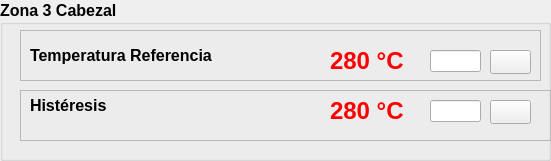
     <widget class="QGroupBox" name="groupBox_5">
      <property name="geometry">
       <rect>
        <x>10</x>
        <y>410</y>
        <width>551</width>
        <height>161</height>
       </rect>
      </property>
      <property name="font">
       <font>
        <pointsize>12</pointsize>
        <bold>true</bold>
       </font>
      </property>
      <property name="title">
       <string>Zona 3 Cabezal</string>
      </property>
      <widget class="QFrame" name="frame_4">
       <property name="geometry">
        <rect>
         <x>20</x>
         <y>30</y>
         <width>521</width>
         <height>51</height>
        </rect>
       </property>
       <property name="frameShape">
        <enum>QFrame::StyledPanel</enum>
       </property>
       <property name="frameShadow">
        <enum>QFrame::Raised</enum>
       </property>
       <widget class="QLabel" name="label_9">
        <property name="geometry">
         <rect>
          <x>10</x>
          <y>10</y>
          <width>211</width>
          <height>31</height>
         </rect>
        </property>
        <property name="font">
         <font>
          <pointsize>12</pointsize>
          <bold>true</bold>
         </font>
        </property>
        <property name="text">
         <string>Temperatura Referencia</string>
        </property>
       </widget>
       <widget class="QLabel" name="temp_referencia_3">
        <property name="geometry">
         <rect>
          <x>310</x>
          <y>20</y>
          <width>91</width>
          <height>21</height>
         </rect>
        </property>
        <property name="font">
         <font>
          <pointsize>18</pointsize>
          <bold>true</bold>
         </font>
        </property>
        <property name="styleSheet">
         <string notr="true">color: rgb(255, 0, 0);</string>
        </property>
        <property name="text">
         <string>280 °C</string>
        </property>
       </widget>
       <widget class="QLabel" name="label_12">
        <property name="geometry">
         <rect>
          <x>240</x>
          <y>0</y>
          <width>56</width>
          <height>61</height>
         </rect>
        </property>
        <property name="text">
         <string/>
        </property>
        <property name="pixmap">
         <pixmap resource="../fotos.qrc">:/control/Imagenes/temperatura.png</pixmap>
        </property>
       </widget>
       <widget class="QPushButton" name="btnT1">
        <property name="geometry">
         <rect>
          <x>470</x>
          <y>20</y>
          <width>41</width>
          <height>24</height>
         </rect>
        </property>
        <property name="cursor">
         <cursorShape>OpenHandCursor</cursorShape>
        </property>
        <property name="text">
         <string/>
        </property>
        <property name="icon">
         <iconset resource="../fotos.qrc">
          <normaloff>:/control/Imagenes/cog.png</normaloff>:/control/Imagenes/cog.png</iconset>
        </property>
       </widget>
       <widget class="QLineEdit" name="t1">
        <property name="geometry">
         <rect>
          <x>410</x>
          <y>20</y>
          <width>51</width>
          <height>22</height>
         </rect>
        </property>
       </widget>
      </widget>
      <widget class="QFrame" name="frame_6">
       <property name="geometry">
        <rect>
         <x>20</x>
         <y>90</y>
         <width>531</width>
         <height>51</height>
        </rect>
       </property>
       <property name="frameShape">
        <enum>QFrame::StyledPanel</enum>
       </property>
       <property name="frameShadow">
        <enum>QFrame::Raised</enum>
       </property>
       <widget class="QLabel" name="label_14">
        <property name="geometry">
         <rect>
          <x>10</x>
          <y>0</y>
          <width>111</width>
          <height>31</height>
         </rect>
        </property>
        <property name="font">
         <font>
          <pointsize>12</pointsize>
          <bold>true</bold>
         </font>
        </property>
        <property name="text">
         <string>Histéresis </string>
        </property>
       </widget>
       <widget class="QLabel" name="temp_referencia_4">
        <property name="geometry">
         <rect>
          <x>310</x>
          <y>10</y>
          <width>81</width>
          <height>21</height>
         </rect>
        </property>
        <property name="font">
         <font>
          <pointsize>18</pointsize>
          <bold>true</bold>
         </font>
        </property>
        <property name="styleSheet">
         <string notr="true">color: rgb(255, 0, 0);</string>
        </property>
        <property name="text">
         <string>280 °C</string>
        </property>
       </widget>
       <widget class="QLabel" name="label_15">
        <property name="geometry">
         <rect>
          <x>250</x>
          <y>-10</y>
          <width>41</width>
          <height>61</height>
         </rect>
        </property>
        <property name="text">
         <string/>
        </property>
        <property name="pixmap">
         <pixmap resource="../fotos.qrc">:/control/Imagenes/histeresis.png</pixmap>
        </property>
       </widget>
       <widget class="QPushButton" name="btnH1">
        <property name="geometry">
         <rect>
          <x>470</x>
          <y>10</y>
          <width>41</width>
          <height>24</height>
         </rect>
        </property>
        <property name="cursor">
         <cursorShape>OpenHandCursor</cursorShape>
        </property>
        <property name="text">
         <string/>
        </property>
        <property name="icon">
         <iconset resource="../fotos.qrc">
          <normaloff>:/control/Imagenes/cog.png</normaloff>:/control/Imagenes/cog.png</iconset>
        </property>
       </widget>
       <widget class="QLineEdit" name="h1">
        <property name="geometry">
         <rect>
          <x>410</x>
          <y>10</y>
          <width>51</width>
          <height>22</height>
         </rect>
        </property>
       </widget>
      </widget>
     </widget>
